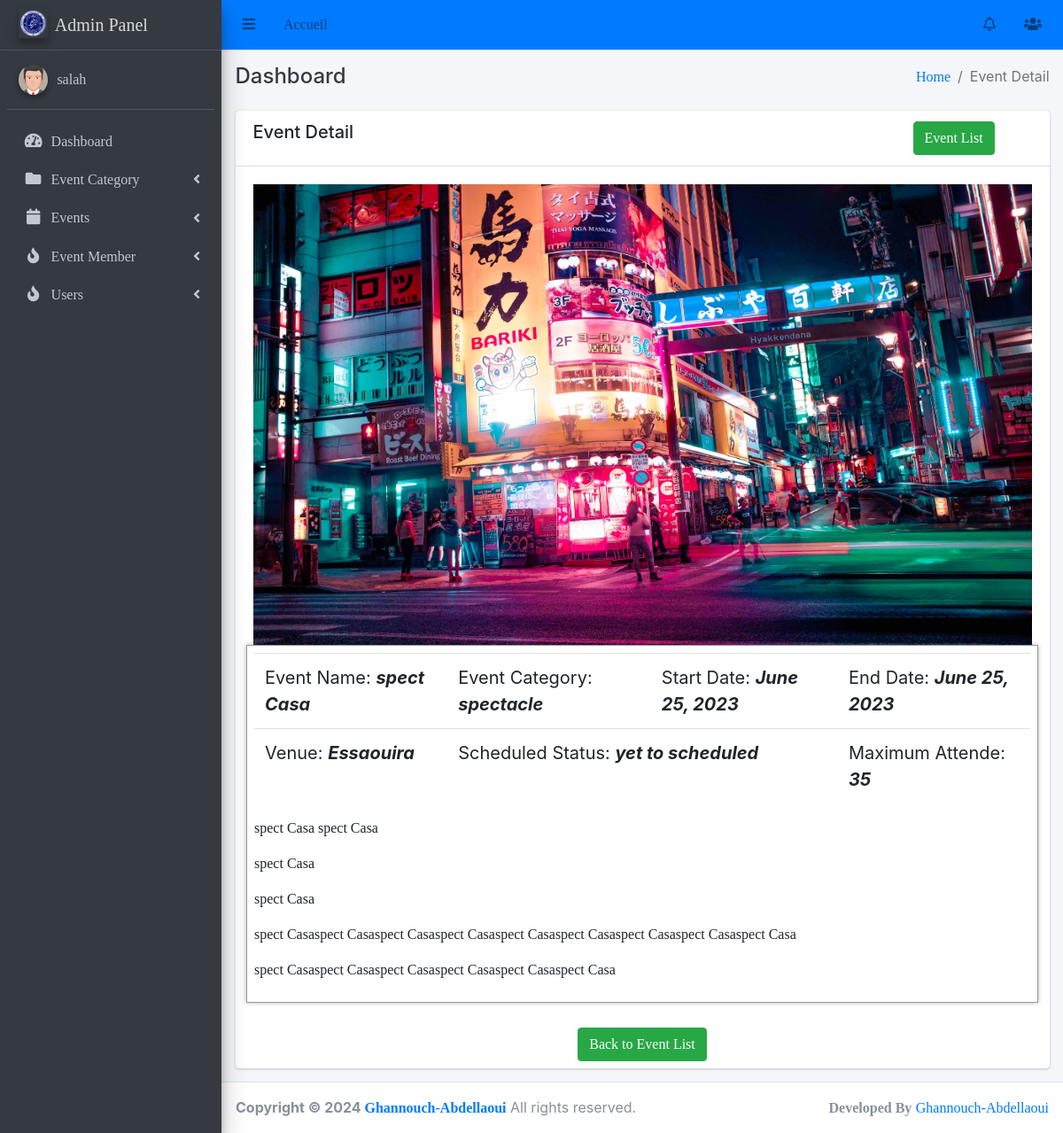
Page /events/detail/2 (signed in) on the committed database.
### events/models.py (models this page shows, shortened)
class Event(models.Model):
    category = models.ForeignKey(EventCategory, on_delete=models.CASCADE)
    name = models.CharField(max_length=255, unique=True)
    description = RichTextUploadingField()
    job_category = models.ForeignKey(JobCategory, on_delete=models.CASCADE)
    select_scheduled_status = (
        ('yet to scheduled', 'Yet to Scheduled'),
        ('scheduled', 'Scheduled')
    )
    scheduled_status = models.CharField(max_length=25, choices=select_scheduled_status)
    venue = models.CharField(max_length=255)
    start_date = models.DateField()
    end_date = models.DateField()
    location = LocationField()
    maximum_attende = models.PositiveIntegerField()
    created_user = models.ForeignKey('auth.User', on_delete=models.CASCADE, null=True, blank=True, related_name='event_created_user')
    updated_user = models.ForeignKey('auth.User', on_delete=models.CASCADE, blank=True, null=True, related_name='event_updated_user')
    created_date = models.DateField(auto_now_add=True)
    updated_date = models.DateField(auto_now_add=True)
    last_updated = models.DateTimeField(auto_now=True)
    status_choice = (
        ('disabled', 'Disabled'),
        ('active', 'Active'),
        ('deleted', 'Deleted'),
        ('time out', 'Time Out'),
        ('completed', 'Completed'),
        ('cancel', 'Cancel'),
    )
    status = models.CharField(choices=status_choice, max_length=10)
    price = models.DecimalField(max_digits=8, decimal_places=2,null=True)
    ticket = models.OneToOneField(Ticket, on_delete=models.CASCADE, null=True,  blank=True)

class EventImage(models.Model):
    event = models.OneToOneField(Event, on_delete=models.CASCADE)
    image = models.ImageField(upload_to='event_image/')

class EventCategory(models.Model):
    name = models.CharField(max_length=255, unique=True)
    code = models.CharField(max_length=6, unique=True)
    created_user = models.ForeignKey('auth.User', on_delete=models.CASCADE, related_name='created_user')
    updated_user = models.ForeignKey('auth.User', on_delete=models.CASCADE, related_name='updated_user')
    created_date = models.DateField(auto_now_add=True)
    updated_date = models.DateField(auto_now_add=True)
    status_choice = (
        ('active', 'Active'),
        ('deleted', 'Deleted'),
        ('blocked', 'Blocked'),
    )
    status = models.CharField(choices=status_choice, max_length=10)
    def __str__(self):
        return self.name

### events/views.py (the view)
# urls.py: path('detail/<int:pk>', EventDetailView.as_view(), name='event-detail'),
class EventDetailView(LoginRequiredMixin, DetailView):
    login_url = 'login'
    model = Event
    template_name = 'events/event_detail.html'
    context_object_name = 'event'

### main/templates/events/event_detail.html (shortened to what this page needs)
{% extends 'base/base.html' %}
{% block breadcrumb %}Event Detail{% endblock breadcrumb %}
{% block extrahead %}
    {% load static %}
{% endblock extrahead %}
{% block content %}
    <div class="row">
        <div class="col-md-12">
            <div class="card">
                <div class="card-header">
                    <div class="row">
                        <div class="col-md-10">
                            <h5>Event Detail</h5>
                        </div>
                        <div class="col-md-2">
                            <a class="btn btn-success" href="{% url 'admin_events:event-list' %}">Event List</a>
                        </div>
                    </div>
                </div>
                <div class="card-body">
                    <img src="{{ event.eventimage.image.url }}" alt="Image" height="520px" width="100%">
                    <div class="row" style=" border: 1px solid #999;box-shadow: 0 0 5px rgba(0, 0, 0, 0.3);padding:8px;">
                        <div class="com-md-6">
                            <table class="table">
                                <tr>
                                    <td><span>Event Name: <em style="font-weight: bold;">{{ event.name }}</em></span></td>
                                    <td><span>Event Category: <em style="font-weight: bold;">{{ event.category }}</em></span></td>
                                    <td><span>Start Date: <em style="font-weight: bold;">{{ event.start_date }}</em></span></td>
                                    <td><span>End Date: <em style="font-weight: bold;">{{ event.end_date }}</em></span></td>
                                </tr>
                                <tr>
                                    <td><span>Venue: <em style="font-weight: bold;">{{ event.venue }}</em></span></td>
                                    <td colspan="2"><span>Scheduled Status: <em style="font-weight: bold;">{{ event.scheduled_status }}</em></span></td>
                                    <td><span>Maximum Attende: <em style="font-weight: bold;">{{ event.maximum_attende }}</em></span></td>
                                </tr>
                            </table>
                            <p >{{ event.description|safe }}</p>
                        </div>
                    </div>
                </div>
                <div class="footer text-center m-2">
                    <a href="{% url 'admin_events:event-list' %}" class="btn btn-success">Back to Event List</a>
                </div>
            </div>
        </div>
    </div>
{% endblock content %}

### main/templates/base/sidebar.html (shortened to what this page needs)
{% load static %}
<aside class="main-sidebar sidebar-dark-primary elevation-4">
    <a href="#" class="brand-link">
      <img src="{% static 'img/logo.png' %}" alt="Logo" class="brand-image elevation-3"
           style="opacity: .8">
          <span class="brand-text font-weight-light">Admin Panel</span>
    </a>
    <div class="sidebar">
      <div class="user-panel mt-3 pb-3 mb-3 d-flex">
        <div class="image">
          <img src="{% static 'img/avatar5.png' %}" class="img-circle elevation-2" alt="User Image">
        </div>
        <div class="info">
          <a href="{% url 'admin_events:list_user' %}" class="d-block">{{request.user}}</a>
        </div>
      </div>
      <nav class="mt-2">
        <ul class="nav nav-pills nav-sidebar flex-column" data-widget="treeview" role="menu" data-accordion="false">
          <li class="nav-item">
            <a href="{% url 'dashboard' %}" class="nav-link">
              <i class="nav-icon fas fa-tachometer-alt"></i>
              <p>
                Dashboard
              </p>
            </a>
          </li>
          <li class="nav-item has-treeview menu-close">
            <a href="#" class="nav-link">
              <i class="nav-icon fas fa-folder"></i>
              <p>
                Event Category
                <i class="right fas fa-angle-left"></i>
              </p>
            </a>
          </li>
          <li class="nav-item has-treeview menu-close">
            <a href="#" class="nav-link">
              <i class="nav-icon fas fa-calendar"></i>
              <p>
                Events
                <i class="right fas fa-angle-left"></i>
              </p>
            </a>
          </li>
          <li class="nav-item has-treeview menu-close">
            <a href="#" class="nav-link">
              <i class="nav-icon fas fa-fire"></i>
              <p>
                Event Member
                <i class="right fas fa-angle-left"></i>
              </p>
            </a>
          </li>
          <li class="nav-item has-treeview menu-close">
            <a href="#" class="nav-link">
              <i class="nav-icon fas fa-fire"></i>
              <p>
                Users
                <i class="right fas fa-angle-left"></i>
              </p>
            </a>
          </li>
        </ul>
      </nav>
    </div>
  </aside>

### rows in the picture
Event: eventimage.image (picture), name "spect Casa", category "spectacle", start_date "June 25, 2023", end_date "June 25, 2023", venue "Essaouira", scheduled_status "yet to scheduled", maximum_attende "35", description "spect Casa spect Casa spect Casa spect Casa spect Casaspect Casaspect Casaspect Casaspect Casaspect Casaspect Casaspect Casaspect Casa spect Casaspect Casaspect Casaspect Casaspect Casaspect Casa"

### other values in the picture
{{ request.user }} "salah"
